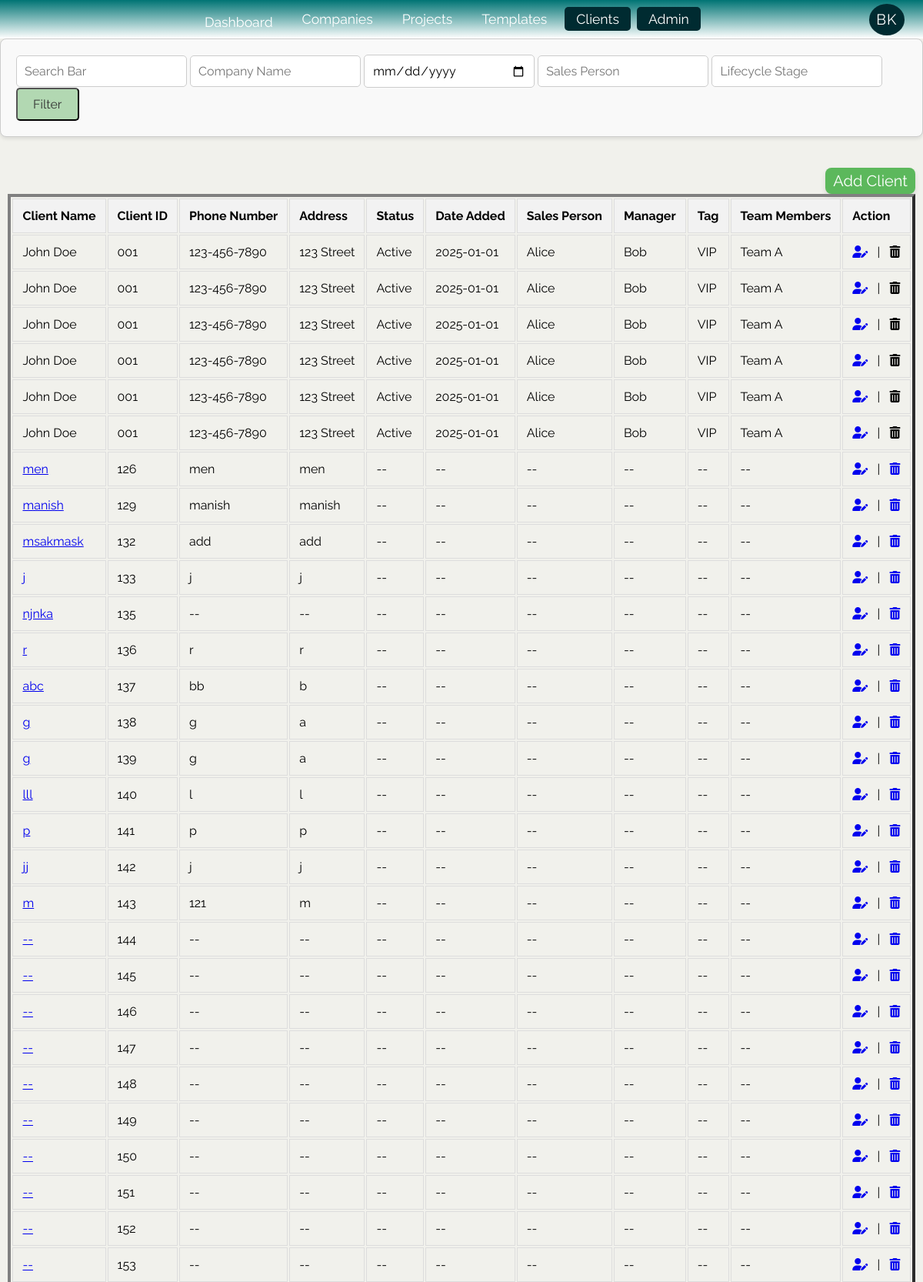
Page /Clients.php (upper part) on the committed database.
### tables this page shows
CREATE TABLE `clients` (
  `client_name` varchar(255) NOT NULL,
  `business_name` varchar(255) NOT NULL,
  `website` varchar(255) NOT NULL,
  `Id` int(11) NOT NULL,
  `short_description` text DEFAULT NULL,
  `long_description` text DEFAULT NULL,
  `phone` varchar(20) DEFAULT NULL,
  `mobile` varchar(20) DEFAULT NULL,
  `fax` varchar(20) DEFAULT NULL,
  `toll_free` varchar(20) DEFAULT NULL,
  `country` varchar(100) DEFAULT NULL,
  `address` varchar(255) DEFAULT NULL,
  `city` varchar(100) DEFAULT NULL,
  `state` varchar(100) DEFAULT NULL,
  `zip` varchar(20) DEFAULT NULL,
  `time_zone` varchar(50) DEFAULT NULL,
  `map` text DEFAULT NULL,
  `booking_link` text DEFAULT NULL,
  `business_category` varchar(255) DEFAULT NULL,
  `services_offered` text DEFAULT NULL,
  `brands_carried` text DEFAULT NULL,
  `monday_active` tinyint(1) DEFAULT 0,
  `monday_start` time DEFAULT '09:00:00',
  `monday_end` time DEFAULT '18:00:00',
  `tuesday_active` tinyint(1) DEFAULT 0,
  `tuesday_start` time DEFAULT '09:00:00',
  `tuesday_end` time DEFAULT '18:00:00',
  `wednesday_active` tinyint(1) DEFAULT 0,
  `wednesday_start` time DEFAULT '09:00:00',
  `wednesday_end` time DEFAULT '18:00:00',
  `thursday_active` tinyint(1) DEFAULT 0,
  `thursday_start` time DEFAULT '09:00:00',
  `thursday_end` time DEFAULT '18:00:00',
  `friday_active` tinyint(1) DEFAULT 0,
  `friday_start` time DEFAULT '09:00:00',
  `friday_end` time DEFAULT '18:00:00',
  `saturday_active` tinyint(1) DEFAULT 0,
  `saturday_start` time DEFAULT '09:00:00',
  `saturday_end` time DEFAULT '18:00:00',
  `sunday_active` tinyint(1) DEFAULT 0,
  `sunday_start` time DEFAULT '09:00:00',
  `sunday_end` time DEFAULT '18:00:00',
  `facebook` varchar(255) DEFAULT NULL,
  `twitter` varchar(255) DEFAULT NULL,
  `instagram` varchar(255) DEFAULT NULL,
  `linkedin` varchar(255) DEFAULT NULL,
  `youtube` varchar(255) DEFAULT NULL,
  `custom_name` varchar(255) DEFAULT NULL,
  `custom_link` varchar(255) DEFAULT NULL,
  `hosting_provider` varchar(255) DEFAULT NULL,
  `hosting_plan` varchar(255) DEFAULT NULL,
  `hosting_start_date` date DEFAULT NULL,
  `hosting_renewal_date` date DEFAULT NULL,
  `hosting_cost` decimal(10,2) DEFAULT NULL,
  `ip_address` varchar(45) DEFAULT NULL,
  `domain_name` varchar(255) DEFAULT NULL,
  `domain_registration_date` date DEFAULT NULL,
  `domain_expiry_date` date DEFAULT NULL,
  `domain_cost` decimal(10,2) DEFAULT NULL,
  `ssl_provider` varchar(255) DEFAULT NULL,
  `ssl_expiry_date` date DEFAULT NULL,
  `ssl_installation_date` date DEFAULT NULL,
  `billing_frequency` varchar(255) DEFAULT NULL,
  `last_payment_date` date DEFAULT NULL,
  `next_billing_date` date DEFAULT NULL,
  `total_amount_due` decimal(10,2) DEFAULT NULL,
  `payment_method` varchar(255) DEFAULT NULL,
  `subscription_plan` varchar(255) DEFAULT NULL,
  `subscription_status` varchar(50) DEFAULT NULL,
  `subscription_start_date` date DEFAULT NULL,
  `subscription_end_date` date DEFAULT NULL,
  `subscription_price` decimal(10,2) DEFAULT NULL,
  `logo` varchar(255) DEFAULT NULL,
  `favicon` varchar(255) DEFAULT NULL,
  `primary_image` varchar(255) DEFAULT NULL,
  `gallery` text DEFAULT NULL
);

### Clients.php (the view, shortened to what this page needs)
<!DOCTYPE html>
<html lang="en">
<head>
    <link rel="stylesheet" href="public/css/navbar.css">
    <link rel="stylesheet" href="https://cdnjs.cloudflare.com/ajax/libs/font-awesome/6.6.0/css/all.min.css">
    <link rel="stylesheet" href="https://cdnjs.cloudflare.com/ajax/libs/font-awesome/6.7.2/css/all.min.css" />
</head>
<body>
    <?php include 'partials/navbar.php'; ?>
    <div class="search-bar">
        <form action="search_results.php" method="POST">
            <input type="text" name="search_bar" placeholder="Search Bar">
            <input type="text" name="company_name" placeholder="Company Name">
            <input type="date" name="created_date" placeholder="Created Date">
            <input type="text" name="sales_person" placeholder="Sales Person">
            <input type="text" name="lifecycle_stage" placeholder="Lifecycle Stage">
            <button type="submit" class="filter-btn">Filter</button>
        </form>
    </div>
    <div class="add-client">
        <button class="add-client-btn" onclick="openPopup(event)">Add Client</button>
    </div>
    <div class="client-table">
        <table border="4">
            <thead>
                <tr>
                    <th>Client Name</th>
                    <th>Client ID</th>
                    <th>Phone Number</th>
                    <th>Address</th>
                    <th>Status</th>
                    <th>Date Added</th>
                    <th>Sales Person</th>
                    <th>Manager</th>
                    <th>Tag</th>
                    <th>Team Members</th>
                    <th>Action</th>
                </tr>
            </thead>
            <tbody>
                <?php
                $clients = [
                    ["John Doe", "001", "123-456-7890", "123 Street",   "Active", "2025-01-01",   "Alice", "Bob",       "VIP", "Team A"],
                    ["John Doe", "001", "123-456-7890", "123 Street",   "Active", "2025-01-01",   "Alice", "Bob",       "VIP", "Team A"],
                    ["John Doe", "001", "123-456-7890", "123 Street",   "Active", "2025-01-01",   "Alice", "Bob",       "VIP", "Team A"],
                    ["John Doe", "001", "123-456-7890", "123 Street",   "Active", "2025-01-01",   "Alice", "Bob",       "VIP", "Team A"],
                    ["John Doe", "001", "123-456-7890", "123 Street",   "Active", "2025-01-01",   "Alice", "Bob",       "VIP", "Team A"],
                    ["John Doe", "001", "123-456-7890", "123 Street",   "Active", "2025-01-01",   "Alice", "Bob",       "VIP", "Team A"]
                ];
                foreach ($clients as $client) {
                    echo "<tr>";
                    foreach ($client as $data) {
                        echo "<td>$data</td>";
                    }
                    echo "<td><a href='AddClient.php'><i class=\"fas fa-user-edit\"></i></a> &nbsp;&nbsp;|&nbsp;&nbsp; <a><i class=\"fas fa-trash-alt\"></i></a></td>";
                    echo "</tr>";
                }
                ?>
            </tbody>
            <tbody>
                <?php
                include "partials/sql-connction.php";
                $query = "SELECT * FROM clients";
                $result = mysqli_query($conn, $query);
                if (mysqli_num_rows($result) > 0) {
                    while ($client = mysqli_fetch_assoc($result)) {
                        echo "<tr>";
                        echo "<td><a href='ClientOverview.php?Id=" . $client['Id'] . "'>" . (!empty($client['business_name']) ? $client['business_name'] : '--') . "</a></td>";
                        echo "<td>" . (!empty($client['Id']) ? $client['Id'] : '--') . "</td>";
                        echo "<td>" . (!empty($client['phone']) ? $client['phone'] : '--') . "</td>";
                        echo "<td>" . (!empty($client['address']) ? $client['address'] : '--') . "</td>";
                        echo "<td>" . (!empty($client['status']) ? $client['status'] : '--') . "</td>";
                        echo "<td>" . (!empty($client['date_added']) ? $client['date_added'] : '--') . "</td>";
                        echo "<td>" . (!empty($client['sales_person']) ? $client['sales_person'] : '--') . "</td>";
                        echo "<td>" . (!empty($client['manager']) ? $client['manager'] : '--') . "</td>";
                        echo "<td>" . (!empty($client['tag']) ? $client['tag'] : '--') . "</td>";
                        echo "<td>" . (!empty($client['team_members']) ? $client['team_members'] : '--') . "</td>";
                        echo "<td>
                    <a href='AddClient.php?Id=" . $client['Id'] . "'><i class='fas fa-user-edit'></i></a>
                    &nbsp;&nbsp;|&nbsp;&nbsp;
                    <a href='DeleteClients.php?Id=" . $client['Id'] . "' onclick=\"return confirm('Are you sure you want to delete this client?');\">
                        <i class='fas fa-trash-alt'></i>
                    </a>
                  </td>";
                        echo "</tr>";
                    }
                } else {
                    echo "<tr><td colspan='11'>No clients found</td></tr>";
                }
                ?>
            </tbody>
        </table>
    </div>
</body>
</html>

### public/css/navbar.css (style rules this page uses)
* { margin: 0; padding: 0; font-family: "Raleway", sans-serif; }
:root { --primary-color: #007474; --white-color: #2ecc71; --black-color: #333; --light_primary-color: #007474; }

### Clients.php (style rules this page uses)
body { background-color: #F1F1EC; }
.add-client { display: flex; justify-content: end; }
.add-client-btn { background-color: #007474; color: white; padding: 5px 10px; font-size: 20px; margin-top: 20px; margin-right: 10px; border: none; border-radius: 8px; cursor: pointer; transition: all 0.3s ease; box-shadow: 0 4px 6px rgba(0, 0, 0, 0.1); }
.client-table { display: flex; flex-direction: column; justify-content: center; align-items: center; }
.client-table th, .client-table td { padding: 12px; text-align: left; border: 1px solid #ddd; }
.client-table th { background-color: #f2f2f2; font-weight: bold; }
.search-bar { display: flex; gap: 10px; margin-bottom: 20px; }
.search-bar { display: flex; flex-wrap: wrap; justify-content: center; padding: 20px; background-color: #f9f9f9; border: 1px solid #ccc; border-radius: 8px; box-shadow: 0 2px 5px rgba(0, 0, 0, 0.1); }
.search-bar input { flex: 1; min-width: 200px; padding: 10px; border: 1px solid #ccc; border-radius: 5px; font-size: 16px; }
.search-bar button { padding: 10px 20px; border-radius: 5px; cursor: pointer; transition: background-color 0.3s ease; font-size: 16px; }
.filter-btn { background-color: #b2d8b2; color: #333; }
.add-client-btn { background-color: #5cb85c; color: white; }

### rows in the picture
clients: business_name "men", Id "126", phone "men", address "men"
clients: business_name "manish", Id "129", phone "manish", address "manish"
clients: business_name "msakmask", Id "132", phone "add", address "add"
clients: business_name "j", Id "133", phone "j", address "j"
clients: business_name "njnka", Id "135"
clients: business_name "r", Id "136", phone "r", address "r"
clients: business_name "abc", Id "137", phone "bb", address "b"
clients: business_name "g", Id "138", phone "g", address "a"
clients: business_name "g", Id "139", phone "g", address "a"
clients: business_name "lll", Id "140", phone "l", address "l"
clients: business_name "p", Id "141", phone "p", address "p"
clients: business_name "jj", Id "142", phone "j", address "j"
clients: business_name "m", Id "143", phone "121", address "m"
clients: Id "144"
clients: Id "145"
clients: Id "146"
clients: Id "147"
clients: Id "148"
clients: Id "149"
clients: Id "150"
clients: Id "151"
clients: Id "152"
clients: Id "153"

### other values in the picture
$data "John Doe"
$data "001"
$data "123-456-7890"
$data "123 Street"
$data "Active"
$data "2025-01-01"
$data "Alice"
$data "Bob"
$data "VIP"
$data "Team A"
